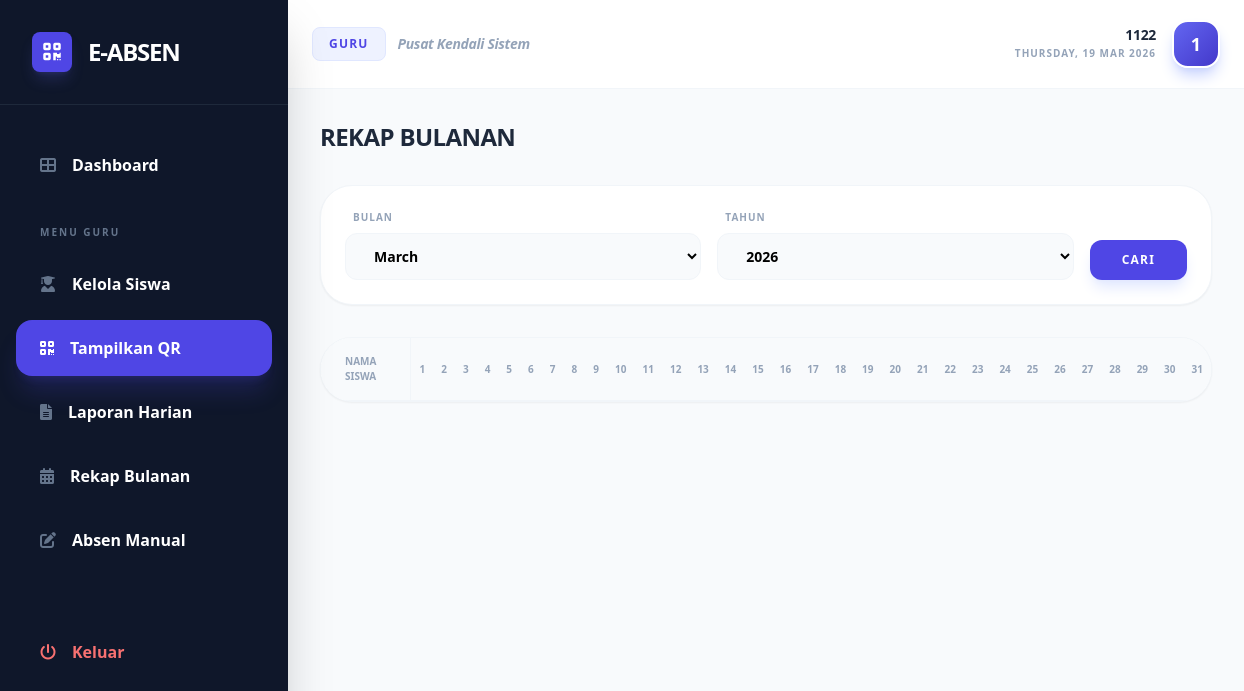
Before: /guru/laporan_bulanan.php (signed in) with the older database file.
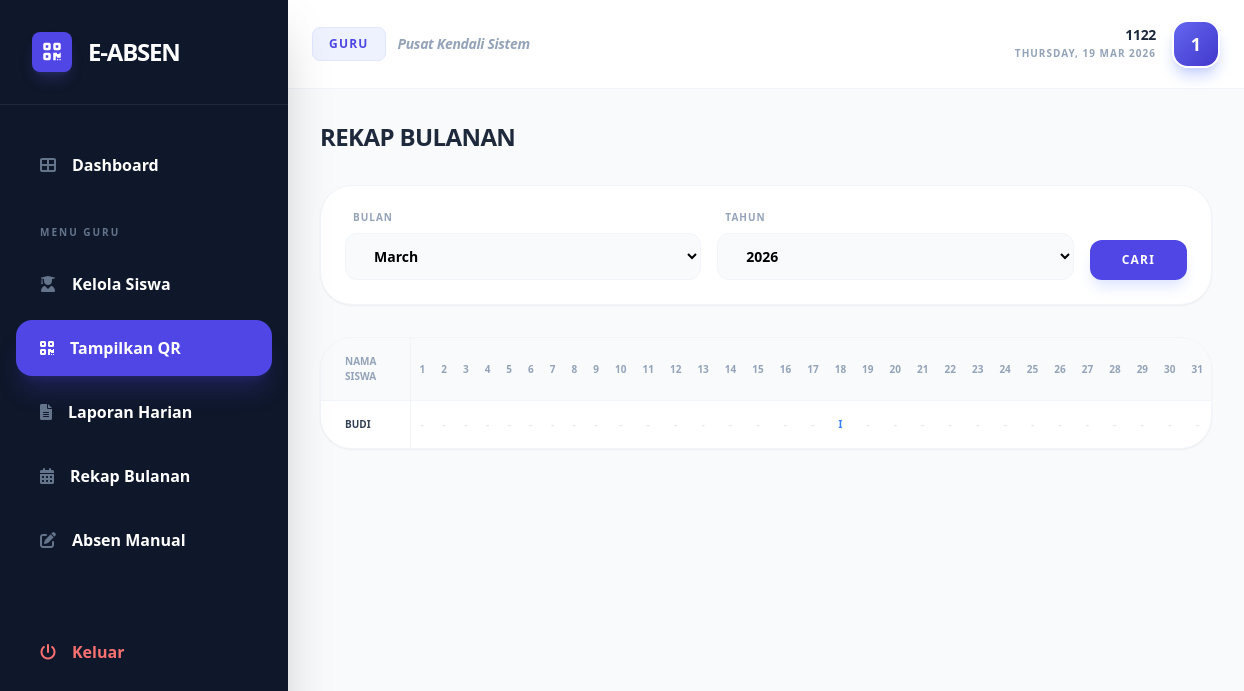
After: the same page with the newer database file.
### tables this page shows
CREATE TABLE `siswa` (
  `id` int(11) NOT NULL,
  `user_id` int(11) DEFAULT NULL,
  `nis` varchar(20) DEFAULT NULL,
  `nama_lengkap` varchar(100) DEFAULT NULL,
  `kelas_jurusan` varchar(50) DEFAULT NULL
);

CREATE TABLE `absensi` (
  `id` int(11) NOT NULL,
  `siswa_id` int(11) DEFAULT NULL,
  `tanggal` date DEFAULT NULL,
  `jam_masuk` time DEFAULT NULL,
  `status` enum('hadir','sakit','izin','alpha') DEFAULT 'hadir',
  `keterangan` text DEFAULT NULL
);

### guru/laporan_bulanan.php (the view, shortened to what this page needs)
<?php
include '../include/config.php';
$bulan = $_GET['bulan'] ?? date('m');
$tahun = $_GET['tahun'] ?? date('Y');
$jml_hari = cal_days_in_month(CAL_GREGORIAN, $bulan, $tahun);
$siswa_query = mysqli_query($conn, "SELECT id, nama_lengkap FROM siswa ORDER BY nama_lengkap ASC");
?>
<!DOCTYPE html>
<html lang="id">
<head>
    <script src="https://cdn.tailwindcss.com"></script>
    <link rel="stylesheet" href="https://cdnjs.cloudflare.com/ajax/libs/font-awesome/6.0.0/css/all.min.css">
</head>
<body class="bg-slate-50 flex">
    <?php include '../include/sidebar.php'; ?>
    <div class="flex-1 md:ml-72 flex flex-col min-h-screen">
        <?php include '../include/header_nav.php'; ?>
        <main class="p-4 md:p-8">
            <h1 class="text-2xl font-black text-slate-800 mb-8 uppercase tracking-tight">Rekap Bulanan</h1>
            <form action="" method="GET" class="bg-white p-6 rounded-[2rem] shadow-sm mb-8 flex flex-wrap gap-4 items-end border border-slate-100">
                <div class="flex-1 min-w-[150px]">
                    <label class="block text-[10px] font-black text-slate-400 uppercase tracking-widest mb-2 px-2">Bulan</label>
                    <select name="bulan" class="w-full px-6 py-3 bg-slate-50 border border-slate-100 rounded-xl font-bold text-sm outline-none focus:ring-2 focus:ring-indigo-500">
                        <?php for($m=1; $m<=12; $m++): $v=sprintf('%02d',$m); ?>
                            <option value="<?= $v ?>" <?= $bulan == $v ? 'selected' : '' ?>><?= date('F', mktime(0,0,0,$m,1)) ?></option>
                        <?php endfor; ?>
                    </select>
                </div>
                <div class="flex-1 min-w-[150px]">
                    <label class="block text-[10px] font-black text-slate-400 uppercase tracking-widest mb-2 px-2">Tahun</label>
                    <select name="tahun" class="w-full px-6 py-3 bg-slate-50 border border-slate-100 rounded-xl font-bold text-sm outline-none focus:ring-2 focus:ring-indigo-500">
                        <?php for($t=date('Y')-1; $t<=date('Y')+1; $t++): ?>
                            <option value="<?= $t ?>" <?= $tahun == $t ? 'selected' : '' ?>><?= $t ?></option>
                        <?php endfor; ?>
                    </select>
                </div>
                <button type="submit" class="bg-indigo-600 text-white px-8 py-3 rounded-xl font-black text-xs uppercase tracking-widest hover:bg-indigo-700 transition-all shadow-lg shadow-indigo-100">Cari</button>
            </form>
            <div class="bg-white rounded-[2rem] shadow-sm border border-slate-100 overflow-hidden">
                <div class="overflow-x-auto">
                    <table class="w-full text-[10px] border-collapse">
                        <thead>
                            <tr class="bg-slate-50 border-b border-slate-100">
                                <th class="px-6 py-4 text-left font-black uppercase text-slate-400 sticky left-0 bg-slate-50 z-10 border-r border-slate-100">Nama Siswa</th>
                                <?php for($d=1; $d<=$jml_hari; $d++): ?>
                                    <th class="p-2 text-center text-slate-400 font-black"><?= $d ?></th>
                                <?php endfor; ?>
                            </tr>
                        </thead>
                        <tbody class="divide-y divide-slate-50">
                            <?php while($s = mysqli_fetch_assoc($siswa_query)): ?>
                            <tr class="hover:bg-slate-50/50 transition-colors">
                                <td class="px-6 py-4 font-black text-slate-700 uppercase sticky left-0 bg-white z-10 border-r border-slate-100 whitespace-nowrap"><?= $s['nama_lengkap'] ?></td>
                                <?php for($d=1; $d<=$jml_hari; $d++):
                                    $tgl = "$tahun-$bulan-".sprintf('%02d',$d);
                                    $q = mysqli_query($conn, "SELECT status FROM absensi WHERE siswa_id='".$s['id']."' AND tanggal='$tgl'");
                                    $res = mysqli_fetch_assoc($q);
                                    $status = $res['status'] ?? '';
                                    $color = ['hadir'=>'text-emerald-500','sakit'=>'text-amber-500','izin'=>'text-blue-500','alpha'=>'text-rose-500'];
                                ?>
                                    <td class="p-2 text-center font-black <?= $color[$status] ?? 'text-slate-200' ?>">
                                        <?= $status ? strtoupper(substr($status, 0, 1)) : '-' ?>
                                    </td>
                                <?php endfor; ?>
                            </tr>
                            <?php endwhile; ?>
                        </tbody>
                    </table>
                </div>
            </div>
        </main>
    </div>
</body>
</html>

Changed rows visible on the page:
added siswa: nama_lengkap "BUDI"
added absensi: status "I"
